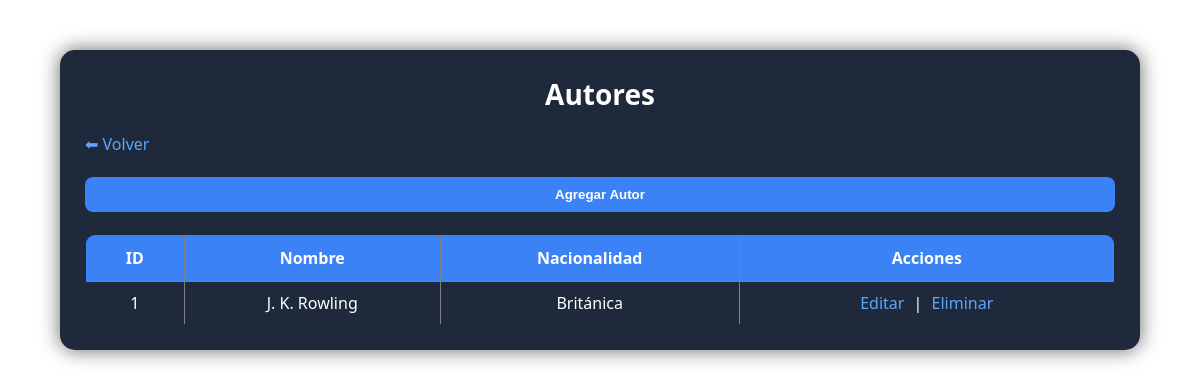
/views/autores.php (signed in), run on the app's committed database.
### tables this page shows
CREATE TABLE `autores` (
  `id` int(11) NOT NULL,
  `nombre` varchar(100) NOT NULL,
  `nacionalidad` varchar(50) DEFAULT NULL
);

### views/autores.php (the view, shortened to what this page needs)
<?php
include("../config/db.php");
$result = $conn->query("SELECT * FROM autores");
?>
<!DOCTYPE html>
<html>
<head>
    <link rel="stylesheet" href="http://localhost/biblioteca/css/styles.css?v=3">
</head>
<body class="login-body5">
<div class="login-container" style="width:90%;">
    <h2>Autores</h2>
    <a href="dashboard.php">⬅ Volver</a>
    <br><br>
    <button onclick="window.location.href='agregar_autor.php'">Agregar Autor</button>
    <br><br>
    <table border="1" width="100%">
        <tr>
            <th>ID</th>
            <th>Nombre</th>
            <th>Nacionalidad</th>
            <th>Acciones</th>
        </tr>
        <?php while($row = $result->fetch_assoc()): ?>
        <tr>
            <td><?php echo $row['id']; ?></td>
            <td><?php echo $row['nombre']; ?></td>
            <td><?php echo $row['nacionalidad']; ?></td>
            <td>
                <a href="editar_autor.php?id=<?php echo $row['id']; ?>">Editar</a> |
                <a href="../php/eliminar_autor.php?id=<?php echo $row['id']; ?>" onclick="return confirm('¿Seguro?')">Eliminar</a>
            </td>
        </tr>
        <?php endwhile; ?>
    </table>
</div>
</body>
</html>

### css/styles.css (style rules this page uses)
* { margin: 0; padding: 0; box-sizing: border-box; }
body { font-family: 'Segoe UI', Tahoma, Geneva, Verdana, sans-serif; background: #0f172a; color: #ffffff; min-height: 100vh; }
.login-container { background: #1e293b; padding: 25px; border-radius: 15px; width: 400px; margin: 50px auto; box-shadow: 0px 0px 20px rgba(0,0,0,0.6); }
h2 { text-align: center; font-size: 28px; margin-bottom: 20px; font-weight: bold; }
button { width: 100%; padding: 10px; background: #3b82f6; border: none; border-radius: 8px; color: white; font-weight: bold; cursor: pointer; transition: 0.3s; }
a { color: #60a5fa; text-decoration: none; }
table { width: 100%; border-collapse: collapse; background: #1e293b; border-radius: 10px; overflow: hidden; }
th { background: #3b82f6; padding: 12px; text-align: center; }
td { padding: 10px; text-align: center; border-bottom: 1px solid #334155; }
td a { margin: 0 5px; }
.login-body3 , .login-body4 , .login-body5 , .login-body6 , .login-body7 { background: url('../uploads/6898809.jpg'); background-size: cover; background-position: center; background-attachment: fixed; }

### data on the page
autores: id "1", nombre "J. K. Rowling", nacionalidad "Británica"
